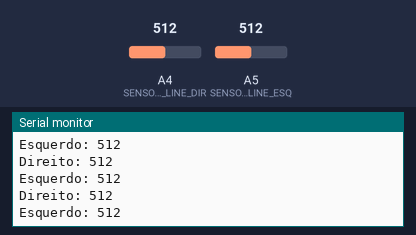
Bench run of a sketch on a simulated Arduino Uno, built with avr-gcc and run on an emulated ATmega328P. On the bench: the last lines printed to the serial monitor. Inputs (shaded band) come from the test bench; at power-on: A4 (SENSOR_BAR_LINE_DIR) = 512, A5 (SENSOR_BAR_LINE_ESQ) = 512.

Above: at 1.3 s.
1.4 s: A4 (SENSOR_BAR_LINE_DIR) set to 716
At 1.82 s:
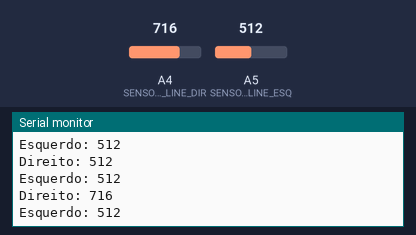
2.9 s: A5 (SENSOR_BAR_LINE_ESQ) set to 716
At 3.32 s:
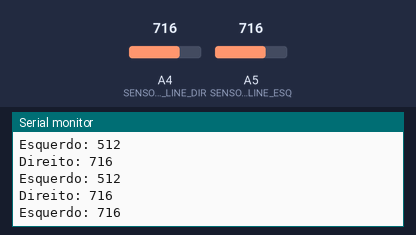
4.4 s: A4 (SENSOR_BAR_LINE_DIR) set to 900
At 4.82 s:
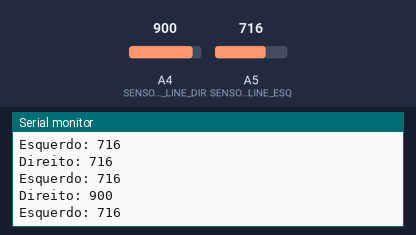
5.9 s: A5 (SENSOR_BAR_LINE_ESQ) set to 900
At 6.32 s:
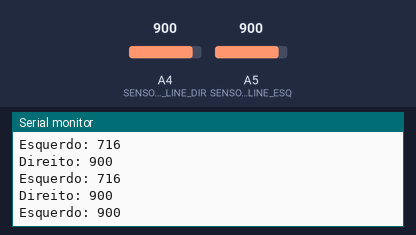
Timing chart, 0 to 8.4 s (numbered marks = the images above; inputs shaded):
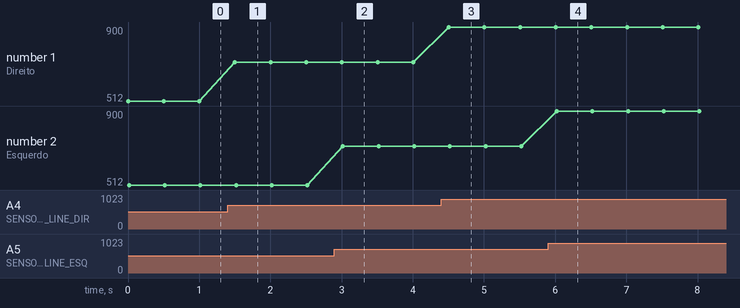

The sketch:

calibra.ino
```cpp
// calibracao sensores reflexão

#include "pins.h"

int sensor_direito = 0;
int sensor_esquerdo = 0;


void setup() {
  // put your setup code here, to run once:
  Serial.begin(9600);
}

void loop() {
  // put your main code here, to run repeatedly:
  sensor_direito = analogRead(SENSOR_BAR_LINE_DIR);
  sensor_esquerdo = analogRead(SENSOR_BAR_LINE_ESQ);

Serial.print("Direito: ");
Serial.println(sensor_direito);

Serial.print("Esquerdo: ");
Serial.println(sensor_esquerdo);

delay(500);

}
```

pins.h
```cpp
/*
 * NuRIA Bot Test Firmware
 * Versao inicial
 *
 */

/** Designações dos pinos - configuração hardware
 *  Placa: Arduino UNO
 *
 ******************************************************************/

//
// Motores DC - Pinos PWM
// Definicao conforme sheild
// https://www.robocore.net/loja/produtos/arduino-shield-motor-driver-2x2a.html#descricao
// Diagrama de ligações
// https://docs.google.com/drawings/d/1-qWhn8gEQo6laPO37YPNl5I7lbErecEisJWaW6vdXDo/edit?usp=sharing

//M2 no shield
#define MOTOR_DIR_VEL          6 // Lado direito - velocidade - números pinos PARES
#define MOTOR_DIR_DIR          8 // lado direito direito direcao

//M1 no shield
#define MOTOR_ESQ_VEL          5 // Lado esquerdo - velocidade - números pinos ÍMPARES
#define MOTOR_ESQ_DIR          7 // lado direito direito direcao

//
// Motor - Garra - Pino PWM
//
#define MOTOR_DC_GARRA_PIN             11

// Servo motores - radares - PWM
#define SERVO_RADAR_FRENTE_PIN            9
//#define SERVO_RADAR_TRAS_PIN              9

//
// LED - Calibration Lights
//
#define LED_CALIBRATION_LIGHTS_PIN        4  // Leds para calibração linhas

//
// LED - Indicação luminosa
//
#define LED_PIN       10 // Led para indicações luminosas

//
// Buzzer
//
#define BUZZER_PIN    3 // Buzzer para indicações sonoras

//
//Sensores
//

//Sensores de reflexão - modo analogico
#define SENSOR_BAR_LINE_DIR       A4
#define SENSOR_BAR_LINE_ESQ       A5

//Sensor ultrasônico
#define TRIGGER_PIN  12
#define ECHO_PIN     13
```

Measured:
- after the input at 1.4 s, the serial monitor: prints a new line after 0.10 s (image 1)
- after the input at 2.9 s, the serial monitor: prints a new line after 0.12 s (image 2)
- after the input at 4.4 s, the serial monitor: prints a new line after 0.11 s (image 3)
- after the input at 5.9 s, the serial monitor: prints a new line after 0.12 s (image 4)
- plotted number 1: 512 → 716 after the input at 1.4 s, 716 → 900 after the input at 4.4 s
